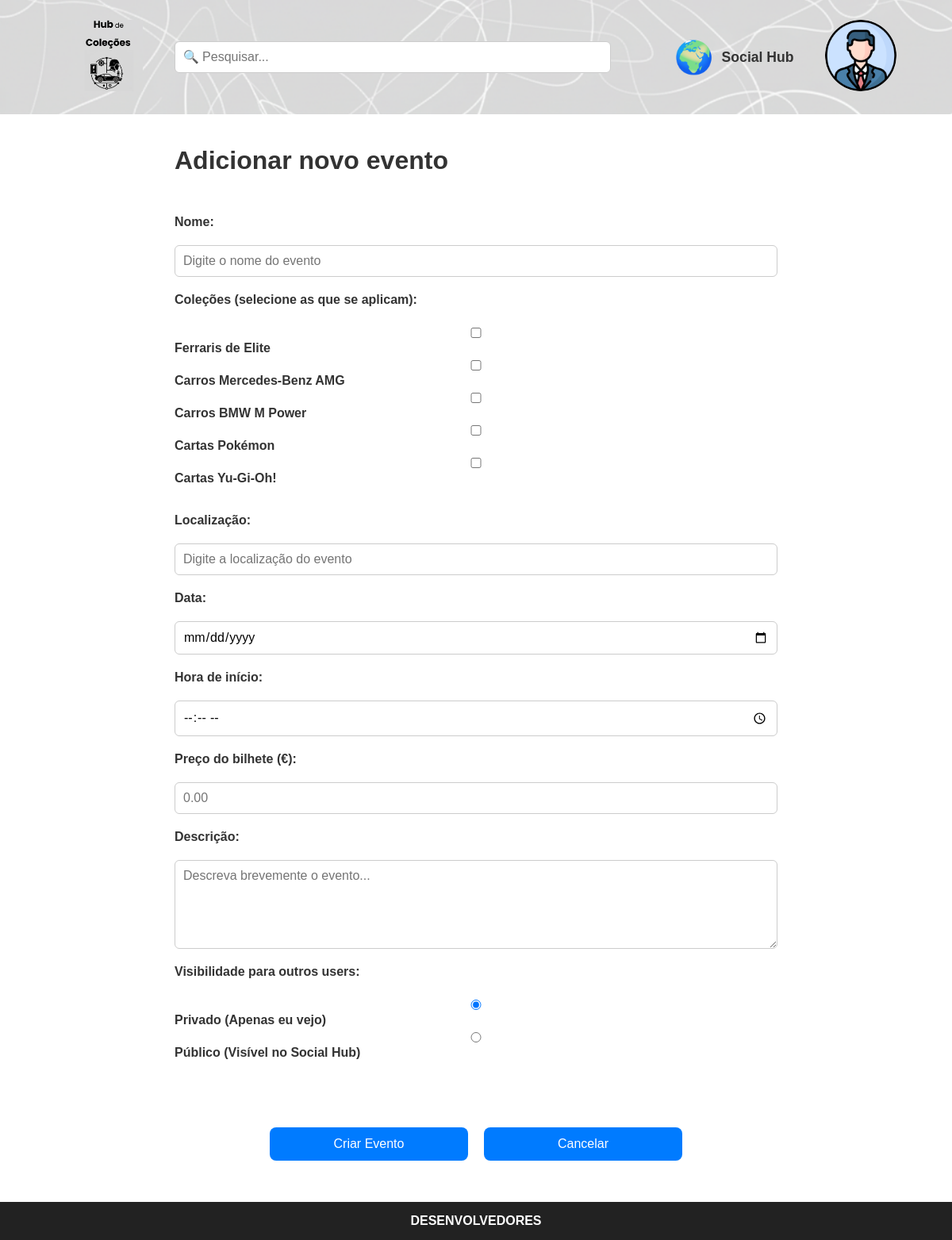
Page /Teamwork/public_html/add_evento.php (signed in) on the committed database.
### tables this page shows
CREATE TABLE users (
    id INT AUTO_INCREMENT PRIMARY KEY,
    email VARCHAR(100) NOT NULL UNIQUE,
    password VARCHAR(255) NOT NULL,
    name VARCHAR(100) NOT NULL,
    birthdate DATE,
    photo_path VARCHAR(255) DEFAULT 'images/profile.png',
    created_at TIMESTAMP DEFAULT CURRENT_TIMESTAMP
);

CREATE TABLE collections (
    id INT AUTO_INCREMENT PRIMARY KEY,
    user_id INT NOT NULL,
    title VARCHAR(255) NOT NULL,
    description TEXT,
    created_date TIMESTAMP DEFAULT CURRENT_TIMESTAMP,
    is_public BOOLEAN DEFAULT 0,
    FOREIGN KEY (user_id) REFERENCES users(id) ON DELETE CASCADE
);

### Teamwork/public_html/php/get_profile_pic.php (called while the page is built, shortened)
<?php
require_once 'db.php';
if (isset($_SESSION['user_id'])) {
    $uid_pic = $_SESSION['user_id'];
    $stmt_pic = $conn->prepare("SELECT photo_path FROM users WHERE id = ?");
    $stmt_pic->bind_param("i", $uid_pic);
    if ($stmt_pic->execute()) {
        $res_pic = $stmt_pic->get_result();
        if ($row_pic = $res_pic->fetch_assoc()) {
            if (!empty($row_pic['photo_path'])) {
                $user_photo = $row_pic['photo_path'];
            }
        }
    }
}
?>

### Teamwork/public_html/add_evento.php (the view, shortened to what this page needs)
<?php
require_once 'php/db.php';
require_once 'php/get_profile_pic.php';
$user_id = $_SESSION['user_id'];
$sql_all_cols = "SELECT id, title FROM collections WHERE user_id = ?";
$stmt_cols = $conn->prepare($sql_all_cols);
$stmt_cols->bind_param("i", $user_id);
$stmt_cols->execute();
$todas_colecoes = $stmt_cols->get_result();
?>
<!DOCTYPE html>
<html lang="pt">
<head>
    <link rel="stylesheet" href="css/style.css">
</head>
<body>
    <header class="top-bar-home">
        <div class="logo">
            <a href="homepage.php">
                <img src="images/logo.png" alt="Logo do Sistema">
            </a>
        </div>
        <div class="search-bar">
    <div class="search-input-wrapper">
        <input type="text" id="live-search-input" placeholder="🔍 Pesquisar..." autocomplete="off">
    </div>
    <a href="social.php" class="social-hub-btn">
        <span class="social-hub-icon">🌍</span>
        <span class="social-hub-text">Social Hub</span>
    </a>
</div>
        <div class="user-icon">
            <a href="perfil.php">
                <img src="<?php echo htmlspecialchars($user_photo); ?>" alt="Perfil" height="90" style="border-radius: 50%; object-fit: cover; width: 90px;">
            </a>
        </div>
    </header>
    <main class="add-collection-content">
        <h1>Adicionar novo evento</h1>
        <section class="add-collection-container">
            <form method="POST" class="add-collection-form">
                <label for="event-name"><strong>Nome:</strong></label>
                <input type="text" id="event-name" name="event-name" placeholder="Digite o nome do evento" required>
                <label><strong>Coleções (selecione as que se aplicam):</strong></label>
                <div class="checkbox-group" style="display: flex; flex-direction: column; gap: 5px; margin-bottom: 15px;">
                    <?php
                    if ($todas_colecoes->num_rows > 0) {
                        while($col = $todas_colecoes->fetch_assoc()) {
                            echo '<label>';
                            echo '<input type="checkbox" name="collections[]" value="' . $col['id'] . '"> ';
                            echo htmlspecialchars($col['title']);
                            echo '</label>';
                        }
                    } else {
                        echo "<p>Não tens coleções criadas. Cria uma coleção primeiro!</p>";
                    }
                    ?>
                </div>
                <label for="event-location"><strong>Localização:</strong></label>
                <input type="text" id="event-location" name="event-location" placeholder="Digite a localização do evento" required>
                <label for="event-date"><strong>Data:</strong></label>
                <input type="date" id="event-date" name="event-date" required>
                <label for="event-time"><strong>Hora de início:</strong></label>
                <input type="time" id="event-time" name="event-time" required>
                <label for="event-price"><strong>Preço do bilhete (€):</strong></label>
                <input type="number" id="event-price" name="event-price" placeholder="0.00" step="0.01" required>
                <label for="event-description"><strong>Descrição:</strong></label>
                <textarea id="event-description" name="event-description" placeholder="Descreva brevemente o evento..." rows="5" required></textarea>
                <label><strong>Visibilidade para outros users:</strong></label>
                <div class="checkbox-group" style="display: flex; flex-direction: column; gap: 5px; margin-bottom: 15px;">
                    <label style="align-items: center;">
                        <input type="radio" name="is_public" value="0" checked>
                        Privado (Apenas eu vejo)
                    </label>
                    <label>
                        <input type="radio" name="is_public" value="1">
                        Público (Visível no Social Hub)
                    </label>
                </div>
                <div class="add-collection-buttons">
                    <button type="submit" class="btn-primary">Criar Evento</button>
                    <button type="button" class="btn-primary" onclick="window.location.href='eventos.php'">Cancelar</button>
                </div>
            </form>
        </section>
    </main>
    <footer class="bottom-bar">
        <a href="desenvolvedores.php">DESENVOLVEDORES</a>
    </footer>
</body>
</html>

### Teamwork/public_html/css/style.css (style rules this page uses)
* { margin: 0; padding: 0; box-sizing: border-box; font-family: Arial, Helvetica, sans-serif; }
.logo img { height: 90px; }
form { display: flex; flex-direction: column; gap: 15px; margin-bottom: 20px; }
label { text-align: left; font-weight: bold; color: #333; }
input { padding: 10px; border: 1px solid #ccc; border-radius: 6px; font-size: 16px; }
.btn-primary { background-color: #007bff; color: white; border: none; padding: 12px; border-radius: 8px; font-size: 16px; cursor: pointer; margin-top: 10px; }
.social-hub-btn { text-decoration: none; color: #333; font-weight: bold; display: flex; align-items: center; gap: 10px; margin-left: 80px; white-space: nowrap; transition: transform 0.2s ease, color 0.2s ease; }
.social-hub-icon { font-size: 2.5em; line-height: 1; }
.social-hub-text { font-size: 1.1em; }
.bottom-bar { width: 100%; background-color: #222; color: white; text-align: center; padding: 15px; position: fixed; bottom: 0; left: 0; }
.bottom-bar a { color: white; text-decoration: none; font-weight: bold; }
.top-bar-home { display: flex; align-items: center; justify-content: space-between; padding: 25px 70px; background-image: url("../images/backgroundtest.png"); background-size: cover; background-position: center; background-repeat: no-repeat; }
.top-bar-home .logo img { height: 90px; margin-left: 20px; }
.top-bar-home .search-bar { flex: 1; display: flex; justify-content: center; align-items: center; position: relative; }
.top-bar-home .search-bar input { width: 100%; padding: 10px; border-radius: 6px; border: 1px solid #ccc; font-size: 16px; }
.top-bar-home .user-icon img { height: 90px; cursor: pointer; }
.checkbox-group { display: flex; flex-direction: column; gap: 8px; margin-top: 5px; margin-bottom: 15px; }
.add-collection-content { max-width: 800px; margin: 40px auto 80px auto; padding: 0 20px; }
.add-collection-content h1 { margin-bottom: 50px; color: #333; text-align: left; }
.add-collection-container { display: flex; justify-content: center; }
.add-collection-form { width: 100%; display: flex; flex-direction: column; gap: 20px; }
.add-collection-form input, .add-collection-form select, .add-collection-form textarea { padding: 10px; font-size: 16px; border: 1px solid #ccc; border-radius: 6px; width: 100%; }
.add-collection-form textarea { resize: vertical; min-height: 100px; }
.add-collection-buttons { display: flex; justify-content: center; gap: 20px; margin-top: 40px; }
.add-collection-buttons .btn-primary { width: 250px; padding: 12px; }
.top-bar-home .search-bar { position: relative; }
.search-input-wrapper { position: relative; width: 550px; }

### rows in the picture
users: photo_path (picture)
collections: title "Ferraris de Elite"
collections: title "Carros Mercedes-Benz AMG"
collections: title "Carros BMW M Power"
collections: title "Cartas Pokémon"
collections: title "Cartas Yu-Gi-Oh!"
